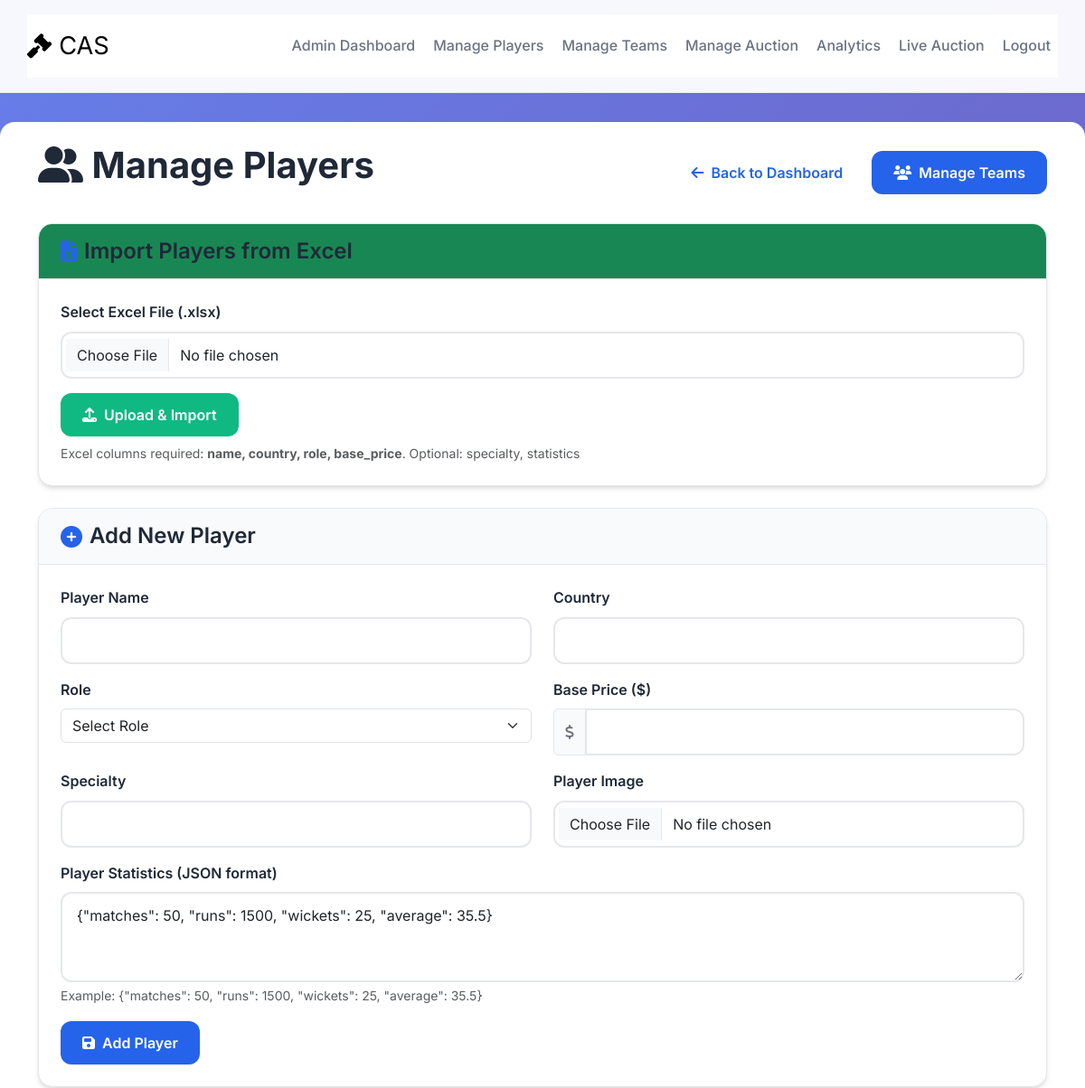
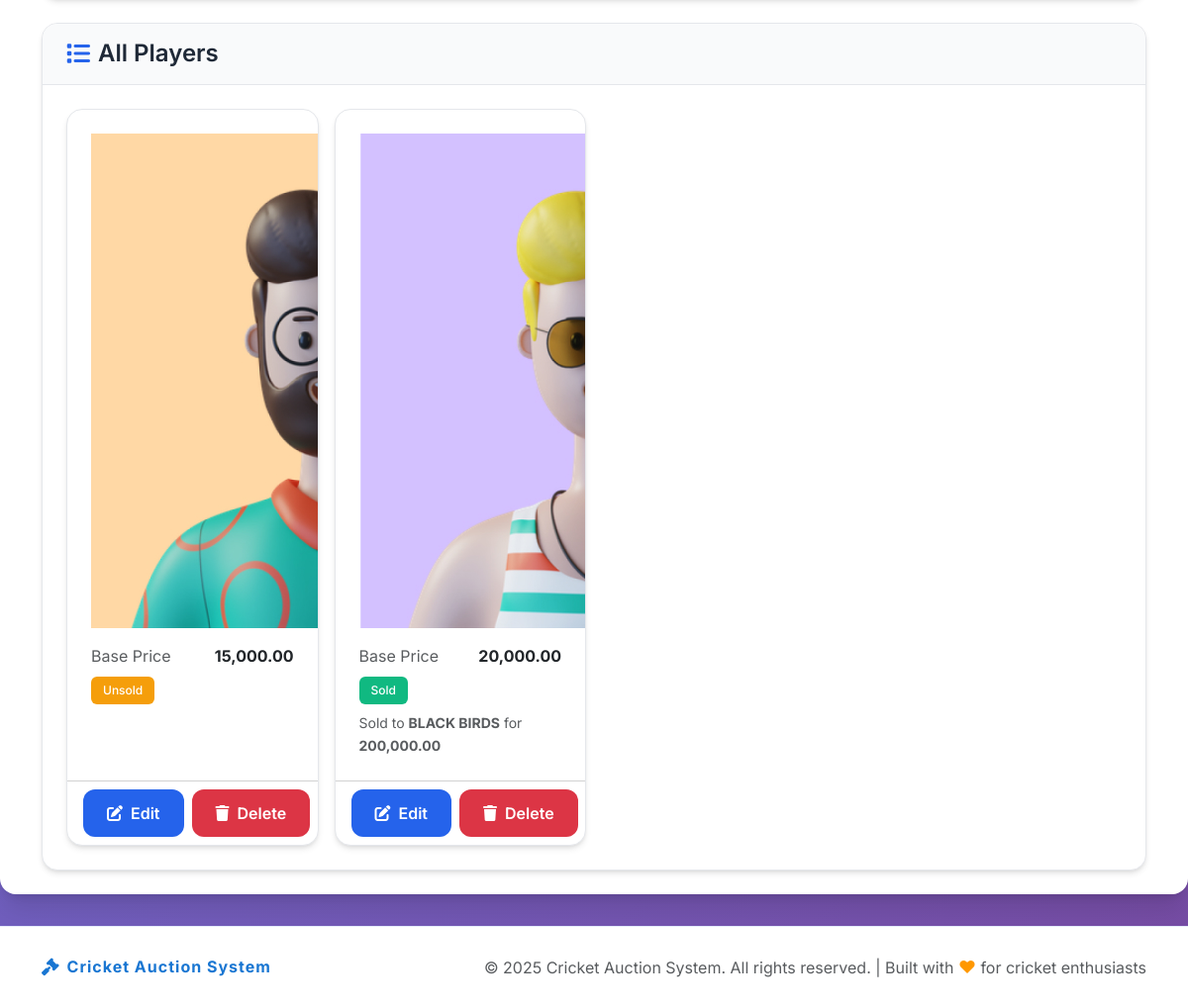
/admin/players.php (signed in), run on the app's committed database (2 pictures, top to bottom).
### tables this page shows
CREATE TABLE `players` (
  `id` int(11) NOT NULL,
  `name` varchar(100) NOT NULL,
  `country` varchar(50) NOT NULL,
  `role` enum('Batsman','Bowler','All-rounder','Wicket-keeper') NOT NULL,
  `base_price` decimal(10,2) NOT NULL,
  `image` varchar(255) DEFAULT NULL,
  `specialty` varchar(255) DEFAULT NULL,
  `statistics` text DEFAULT NULL,
  `status` enum('Available','Sold','Unsold') DEFAULT 'Available',
  `sold_to` int(11) DEFAULT NULL,
  `sold_price` decimal(10,2) DEFAULT NULL,
  `age` int(11) NOT NULL DEFAULT 22,
  `created_at` timestamp NOT NULL DEFAULT current_timestamp()
);

CREATE TABLE `teams` (
  `id` int(11) NOT NULL,
  `name` varchar(100) NOT NULL,
  `logo` varchar(255) DEFAULT NULL,
  `budget` decimal(10,2) NOT NULL,
  `remaining_budget` decimal(10,2) NOT NULL,
  `max_players` int(11) NOT NULL DEFAULT 25,
  `created_at` timestamp NOT NULL DEFAULT current_timestamp(),
  `role` text NOT NULL DEFAULT 'team'
);

### config/functions.php (called while the page is built, shortened)
<?php
require_once 'database.php';
function getPlayers($status = 'All') {
    global $pdo;
    $sql = "SELECT p.*, t.name AS team_name FROM players p LEFT JOIN teams t ON p.sold_to = t.id";
    $stmt = $pdo->query($sql);
    return $stmt->fetchAll(PDO::FETCH_ASSOC);
}
?>

### admin/players.php (the view, shortened to what this page needs)
<?php
require_once '../config/database.php';
require_once '../config/functions.php';
$editPlayer = null;
$players = getPlayers();
?>
<?php include_once '../includes/header.php' ?>
	<div class="main-container">
		<div class="container py-4">
			<div class="d-flex justify-content-between align-items-center mb-4">
				<h1><i class="fas fa-user-friends"></i> Manage Players</h1>
				<div class="d-flex gap-2">
					<a href="dashboard.php" class="btn btn-outline-primary"><i class="fas fa-arrow-left"></i> Back to Dashboard</a>
					<a href="teams.php" class="btn btn-primary"><i class="fas fa-users"></i> Manage Teams</a>
				</div>
			</div>
			<div class="card mb-4">
				<div class="card-header bg-success text-white">
					<h3><i class="fas fa-file-excel"></i> Import Players from Excel</h3>
				</div>
				<div class="card-body">
					<form method="post" enctype="multipart/form-data">
						<div class="mb-3">
							<label for="excel_file" class="form-label">Select Excel File (.xlsx)</label>
							<input type="file" class="form-control" id="excel_file" name="excel_file" accept=".xls,.xlsx" required>
						</div>
						<button type="submit" name="import_players" class="btn btn-success"><i class="fas fa-upload"></i> Upload & Import</button>
					</form>
					<div class="form-text mt-2">Excel columns required: <b>name, country, role, base_price</b>. Optional: specialty, statistics</div>
				</div>
			</div>
			<div class="card mb-4">
				<div class="card-header">
					<h3><i class="fas fa-plus-circle"></i> <?php echo $editPlayer ? 'Edit Player' : 'Add New Player'; ?></h3>
				</div>
				<div class="card-body">
					<form method="post" action="" enctype="multipart/form-data">
						<div class="row">
							<div class="col-md-6">
								<div class="mb-3">
									<label for="name" class="form-label">Player Name</label>
									<input type="text" class="form-control" id="name" name="name" value="<?php echo $editPlayer ? htmlspecialchars($editPlayer['name']) : ''; ?>" required>
								</div>
							</div>
							<div class="col-md-6">
								<div class="mb-3">
									<label for="country" class="form-label">Country</label>
									<input type="text" class="form-control" id="country" name="country" value="<?php echo $editPlayer ? htmlspecialchars($editPlayer['country']) : ''; ?>" required>
								</div>
							</div>
						</div>
						<div class="row">
							<div class="col-md-6">
								<div class="mb-3">
									<label for="role" class="form-label">Role</label>
									<select class="form-select" id="role" name="role" required>
										<option value="">Select Role</option>
									</select>
								</div>
							</div>
							<div class="col-md-6">
								<div class="mb-3">
									<label for="base_price" class="form-label">Base Price ($)</label>
									<div class="input-group">
										<span class="input-group-text"><i class="fas fa-dollar-sign"></i></span>
										<input type="number" class="form-control" id="base_price" name="base_price" value="<?php echo $editPlayer ? $editPlayer['base_price'] : ''; ?>" min="0" step="1000" required>
									</div>
								</div>
							</div>
						</div>
						<div class="row">
							<div class="col-md-6">
								<div class="mb-3">
									<label for="specialty" class="form-label">Specialty</label>
									<input type="text" class="form-control" id="specialty" name="specialty" value="<?php echo $editPlayer ? htmlspecialchars($editPlayer['specialty']) : ''; ?>">
								</div>
							</div>
							<div class="col-md-6">
								<div class="mb-3">
									<label for="image" class="form-label">Player Image</label>
									<input type="file" class="form-control" id="image" name="image" accept="image/*">
								</div>
							</div>
						</div>
						<div class="mb-3">
							<label for="statistics" class="form-label">Player Statistics (JSON format)</label>
							<textarea class="form-control" id="statistics" name="statistics" rows="3">{"matches": 50, "runs": 1500, "wickets": 25, "average": 35.5}<?php echo $editPlayer ? htmlspecialchars($editPlayer['statistics']) : ''; ?></textarea>
							<div class="form-text">Example: {"matches": 50, "runs": 1500, "wickets": 25, "average": 35.5}</div>
						</div>
						<button type="submit" name="<?php echo $editPlayer ? 'edit_player' : 'add_player'; ?>" class="btn btn-primary"><i class="fas fa-save"></i> <?php echo $editPlayer ? 'Update Player' : 'Add Player'; ?></button>
					</form>
				</div>
			</div>
			<div class="card">
				<div class="card-header">
					<h3><i class="fas fa-list"></i> All Players</h3>
				</div>
				<div class="card-body">
					<?php if (empty($players)): ?>
						<div class="text-center text-muted py-5">
							<i class="fas fa-user-friends fa-3x mb-3"></i>
							<p>No players found. Add players to get started.</p>
						</div>
					<?php else: ?>
						<div class="row row-cols-1 row-cols-sm-2 row-cols-lg-3 row-cols-xl-4 g-3">
							<?php foreach ($players as $player): ?>
								<div class="col">
									<div class="card h-100">
										<div class="card-body">
											<div class="d-flex align-items-center mb-3">
												<?php if ($player['image']): ?>
													<img class="player-avatar me-2" src="../uploads/<?php echo htmlspecialchars($player['image']); ?>" alt="<?php echo htmlspecialchars($player['name']); ?>">
												<?php else: ?>
													<div class="player-avatar me-2 bg-light d-flex align-items-center justify-content-center"><i class="fas fa-user"></i></div>
												<?php endif; ?>
											</div>
											<div class="d-flex justify-content-between align-items-center mb-2">
												<span class="text-muted">Base Price</span>
												<strong><?php echo number_format($player['base_price'], 2); ?></strong>
											</div>
											<div class="mb-2">
												<span class="badge <?php echo strtolower($player['status']) === 'sold' ? 'bg-success' : (strtolower($player['status']) === 'unsold' ? 'bg-warning' : 'bg-info'); ?>">
													<?php echo htmlspecialchars($player['status']); ?>
												</span>
											</div>
											<?php if ($player['status'] === 'Sold'): ?>
												<div class="small text-muted">Sold to <strong><?php echo htmlspecialchars($player['team_name']); ?></strong> for <strong><?php echo number_format($player['sold_price'], 2); ?></strong></div>
											<?php endif; ?>
										</div>
										<div class="card-footer bg-transparent d-flex gap-2">
											<a href="players.php?edit=<?php echo $player['id']; ?>" class="btn btn-sm btn-primary"><i class="fas fa-edit"></i> Edit</a>
											<form method="post" action="" onsubmit="return confirm('Are you sure you want to delete this player?')">
												<button type="submit" name="delete_player" class="btn btn-sm btn-danger"><i class="fas fa-trash"></i> Delete</button>
											</form>
										</div>
									</div>
								</div>
							<?php endforeach; ?>
						</div>
					<?php endif; ?>
				</div>
			</div>
		</div>
	</div>
	<?php include '../includes/footer.php'; ?>
</body>
</html>

### includes/header.php (shortened to what this page needs)
<?php
require_once '../config/database.php';
require_once '../config/functions.php';
?>
<!DOCTYPE html>
<html lang="en">
<head>
    <link rel="stylesheet" href="https://cdn.jsdelivr.net/npm/bootstrap@5.3.0/dist/css/bootstrap.min.css">
    <link rel="stylesheet" href="https://cdnjs.cloudflare.com/ajax/libs/font-awesome/6.4.0/css/all.min.css">
    <link rel="stylesheet" href="../assets/css/style.css">
</head>
<body>
    <header>
        <div class="container">
            <nav class="navbar d-flex navbar-expand-md navbar-light bg-white px-0">
                <a class="navbar-brand d-flex align-items-center gap-2" href="#" style="font-size:1.7rem;">
                    <i class="fas fa-gavel"></i> CAS
                </a>
                <div class="collapse navbar-collapse" id="mainNavbar">
                    <ul class="navbar-nav ms-auto mb-2 mb-md-0 gap-1">
                        <li class="nav-item">
                            <a class="nav-link" href="dashboard.php">Admin Dashboard</a>
                        </li>
                        <li class="nav-item">
                            <a class="nav-link" href="players.php">Manage Players</a>
                        </li>
                        <li class="nav-item">
                            <a class="nav-link" href="teams.php">Manage Teams</a>
                        </li>
                        <li class="nav-item">
                            <a class="nav-link" href="manage_auction.php">Manage Auction</a>
                        </li>
                        <li class="nav-item">
                            <a class="nav-link" href="analytics.php">Analytics</a>
                        </li>
                        <li class="nav-item">
                            <a class="nav-link" href="../auction_realtime.php">Live Auction</a>
                        </li>
                        <li class="nav-item">
                            <a class="nav-link" href="../logout.php">Logout</a>
                        </li>
                    </ul>
                </div>
            </nav>
        </div>
    </header>

### includes/footer.php (shortened to what this page needs)
    <footer style="background:#fff; border-top:1px solid #e3eafc; margin-top:2rem;" class="py-0 position-lg-fixed w-100 bottom-0">
        <div class="container py-3">
            <div class="d-flex align-items-center justify-content-between flex-wrap" style="min-height:50px;">
                <div class="d-flex align-items-center gap-2">
                    <i class="fas fa-gavel" style="color:#1976d2;font-size:1.1rem;"></i>
                    <span class="fw-bold" style="color:#1976d2;letter-spacing:1px;font-size:1rem;">Cricket Auction System</span>
                </div>
                <span class="text-muted" style="font-size:1rem;">
                    &copy; <?php echo date('Y'); ?> Cricket Auction System. All rights reserved. | Built with <span style="color:#ff9800;font-size:1.1rem;">&#10084;</span> for cricket enthusiasts
                </span>
            </div>
        </div>
    </footer>
</body>
</html>

### assets/css/style.css (style rules this page uses)
:root { --primary-color: #2563eb; --primary-dark: #1d4ed8; --secondary-color: #10b981; --accent-color: #f59e0b; --danger-color: #ef4444; --warning-color: #f59e0b; --success-color: #10b981; --info-color: #3b82f6; --text-primary: #1f2937; --text-secondary: #6b7280; --text-light: #9ca3af; --bg-primary: #ffffff; --bg-secondary: #f9fafb; --bg-tertiary: #f3f4f6; --bg-dark: #111827; --border-color: #e5e7eb; --border-light: #f3f4f6; --shadow-sm: 0 1px 2px 0 rgb(0 0 0 / 0.05); --shadow-md: 0 4px 6px -1px rgb(0 0 0 / 0.1), 0 2px 4px -2px rgb(0 0 0 / 0.1); --shadow-lg: 0 10px 15px -3px rgb(0 0 0 / 0.1), 0 4px 6px -4px rgb(0 0 0 / 0.1); --shadow-xl: 0 20px 25px -5px rgb(0 0 0 / 0.1), 0 8px 10px -6px rgb(0 0 0 / 0.1); --radius-sm: 0.375rem; --radius-md: 0.5rem; --radius-lg: 0.75rem; --radius-xl: 1rem; --transition: all 0.3s cubic-bezier(0.4, 0, 0.2, 1); }
* { margin: 0; padding: 0; box-sizing: border-box; }
body { font-family: 'Inter', -apple-system, BlinkMacSystemFont, 'Segoe UI', Roboto, sans-serif; background: linear-gradient(135deg, #667eea 0%, #764ba2 100%); min-height: 100vh; color: var(--text-primary); line-height: 1.6; }
h1, h2, h3, h4, h5, h6 { font-weight: 700; line-height: 1.2; margin-bottom: 1rem; }
h1 { font-size: 2.5rem; }
h3 { font-size: 1.5rem; }
header { background: rgba(255, 255, 255, 0.95); backdrop-filter: blur(10px); border-bottom: 1px solid var(--border-color); position: sticky; top: 0; z-index: 1000; box-shadow: var(--shadow-sm); }
header .container { padding: 1rem 0; }
.navbar-nav .nav-link { color: var(--text-secondary); font-weight: 500; padding: 0.5rem 1rem; border-radius: var(--radius-md); transition: var(--transition); position: relative; }
.main-container { background: var(--bg-primary); border-radius: var(--radius-xl); box-shadow: var(--shadow-xl); margin: 2rem auto; overflow: hidden; max-width: 1400px; }
.btn { padding: 0.75rem 1.5rem; border-radius: var(--radius-lg); font-weight: 600; text-decoration: none; display: inline-flex; align-items: center; gap: 0.5rem; transition: var(--transition); border: none; cursor: pointer; font-size: 1rem; }
.btn-primary { background: var(--primary-color); color: white; }
.btn-success { background: var(--success-color); color: white; }
.card { background: var(--bg-primary); border-radius: var(--radius-xl); box-shadow: var(--shadow-md); border: 1px solid var(--border-color); overflow: hidden; transition: var(--transition); }
.card-header { background: var(--bg-secondary); padding: 1.5rem; border-bottom: 1px solid var(--border-color); font-weight: 600; color: var(--text-primary); }
.card-body { padding: 1.5rem; }
.form-control { border: 2px solid var(--border-color); border-radius: var(--radius-lg); padding: 0.75rem 1rem; font-size: 1rem; transition: var(--transition); background: var(--bg-primary); }
.form-label { font-weight: 600; color: var(--text-primary); margin-bottom: 0.5rem; }
footer { background: var(--bg-dark); color: white; text-align: center; padding: 2rem 0; margin-top: 4rem; }
.input-group-text { background: var(--bg-secondary); border-color: var(--border-color); color: var(--text-secondary); }
.card-header { background: var(--bg-secondary); border-bottom: 1px solid var(--border-color); padding: 1rem 1.5rem; }
.card-header h3 { margin: 0; color: var(--text-primary); font-weight: 600; display: flex; align-items: center; gap: 0.5rem; }
.card-header h3 i { color: var(--primary-color); }
.btn-outline-primary { border-color: var(--primary-color); color: var(--primary-color); }
header .container { position: relative; }
.badge { font-weight: 500; padding: 0.5rem 0.75rem; border-radius: var(--radius-sm); }
.badge.bg-success { background: var(--success-color) !important; }
.badge.bg-warning { background: var(--warning-color) !important; color: white !important; }
header nav { display: inline-block !important; }

### data on the page
players: image (picture), base_price "15,000.00", status "Unsold"
players: image (picture), base_price "20,000.00", status "Sold", sold_to.name "BLACK BIRDS", sold_price "200,000.00"
